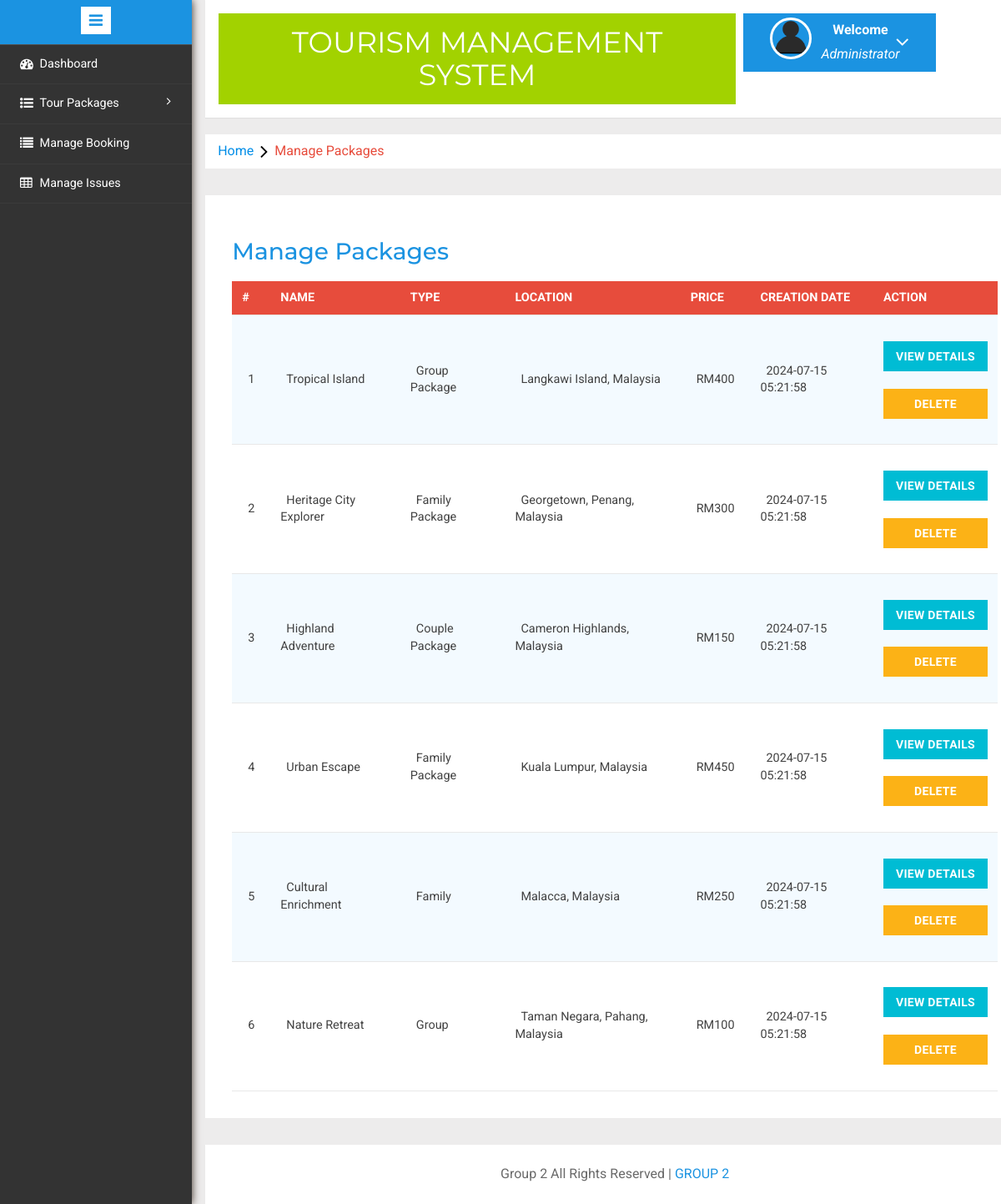
Page /admin/manage-packages.php (signed in) on the committed database.
### tables this page shows
CREATE TABLE `tbltourpackages` (
  `PackageId` int(11) NOT NULL,
  `PackageName` varchar(200) DEFAULT NULL,
  `PackageType` varchar(150) DEFAULT NULL,
  `PackageLocation` varchar(100) DEFAULT NULL,
  `PackagePrice` int(11) DEFAULT NULL,
  `PackageFetures` varchar(255) DEFAULT NULL,
  `PackageDetails` mediumtext DEFAULT NULL,
  `PackageImage` varchar(100) DEFAULT NULL,
  `Creationdate` timestamp NULL DEFAULT current_timestamp(),
  `UpdationDate` timestamp NULL DEFAULT NULL ON UPDATE current_timestamp()
);

### admin/manage-packages.php (the view, shortened to what this page needs)
<?php session_start();
include('includes/config.php');
if(strlen($_SESSION['alogin'])==0){
header('location:index.php');
}else{
	?>
<!DOCTYPE HTML>
<html>
<head>
<link href="css/bootstrap.min.css" rel='stylesheet' type='text/css' />
<link href="css/style.css" rel='stylesheet' type='text/css' />
<link rel="stylesheet" href="css/morris.css" type="text/css"/>
<link href="css/font-awesome.css" rel="stylesheet">
<link rel="stylesheet" type="text/css" href="css/table-style.css" />
<link rel="stylesheet" type="text/css" href="css/basictable.css" />
<link rel="stylesheet" href="css/icon-font.min.css" type='text/css' />
</head>
<body>
   <div class="page-container">
<div class="left-content">
	   <div class="mother-grid-inner">
				<?php include('includes/header.php');?>
				</div>
<ol class="breadcrumb">
                <li class="breadcrumb-item"><a href="index.html">Home</a><i class="fa fa-angle-right"></i>Manage Packages</li>
            </ol>
<div class="agile-grids">
				<div class="agile-tables">
					<div class="w3l-table-info">
					  <h2>Manage Packages</h2>
					    <table id="table">
						<thead>
						  <tr>
						  <th>#</th>
							<th >Name</th>
							<th>Type</th>
							<th>Location</th>
							<th>Price</th>
							<th>Creation Date</th>
							<th>Action</th>
						  </tr>
						</thead>
						<tbody>
<?php $sql = "SELECT * from tblTourPackages";
$query = $dbh -> prepare($sql);
$query->execute();
$results=$query->fetchAll(PDO::FETCH_OBJ);
$cnt=1;
if($query->rowCount() > 0)
{
foreach($results as $result)
{				?>
						  <tr>
							<td><?php echo htmlentities($cnt);?></td>
							<td><?php echo htmlentities($result->PackageName);?></td>
							<td><?php echo htmlentities($result->PackageType);?></td>
							<td><?php echo htmlentities($result->PackageLocation);?></td>
							<td>RM<?php echo htmlentities($result->PackagePrice);?></td>
							<td><?php echo htmlentities($result->Creationdate);?></td>
							<td><a href="update-package.php?pid=<?php echo htmlentities($result->PackageId);?>"><button type="button" class="btn btn-primary btn-block">View Details</button></a><br />
<a href="manage-packages.php?action=delete&&id=<?php echo $result->PackageId;?>" onclick="return confirm('Do you really want to delete?')" class="btn btn-danger btn-block">Delete</a>
							</td>
						  </tr>
						 <?php $cnt=$cnt+1;} }?>
						</tbody>
					  </table>
					</div>
			</div>
<?php include('includes/footer.php');?>
</div>
</div>
						<?php include('includes/sidebarmenu.php');?>
							</div>
</body>
</html>
<?php } ?>

### admin/css/table-style.css (style rules this page uses)
table { background: white; border-collapse: collapse; margin: 1.25em 0 0; width: 100%; }
table tr, table th, table td { border: none; border-bottom: 1px solid #e8e8e8; font-size: .95em; }
table th, table td { padding: 10px 12px; text-align: left; }
table th { background: #e74c3c; color: #fff; text-transform: uppercase; }
table tr td { background: #f3faff; color: #424242; }
table tr:nth-of-type(2n+2) td { background: #ffffff; }
table { width: 100%; }

### rows in the picture
tbltourpackages: PackageName "Tropical Island", PackageType "Group Package", PackageLocation "Langkawi Island, Malaysia", PackagePrice "400", Creationdate "2024-07-15 05:21:58"
tbltourpackages: PackageName "Heritage City Explorer", PackageType "Family Package", PackageLocation "Georgetown, Penang, Malaysia", PackagePrice "300", Creationdate "2024-07-15 05:21:58"
tbltourpackages: PackageName "Highland Adventure", PackageType "Couple Package", PackageLocation "Cameron Highlands, Malaysia", PackagePrice "150", Creationdate "2024-07-15 05:21:58"
tbltourpackages: PackageName "Urban Escape", PackageType "Family Package", PackageLocation "Kuala Lumpur, Malaysia", PackagePrice "450", Creationdate "2024-07-15 05:21:58"
tbltourpackages: PackageName "Cultural Enrichment", PackageType "Family", PackageLocation "Malacca, Malaysia", PackagePrice "250", Creationdate "2024-07-15 05:21:58"
tbltourpackages: PackageName "Nature Retreat", PackageType "Group", PackageLocation "Taman Negara, Pahang, Malaysia", PackagePrice "100", Creationdate "2024-07-15 05:21:58"
